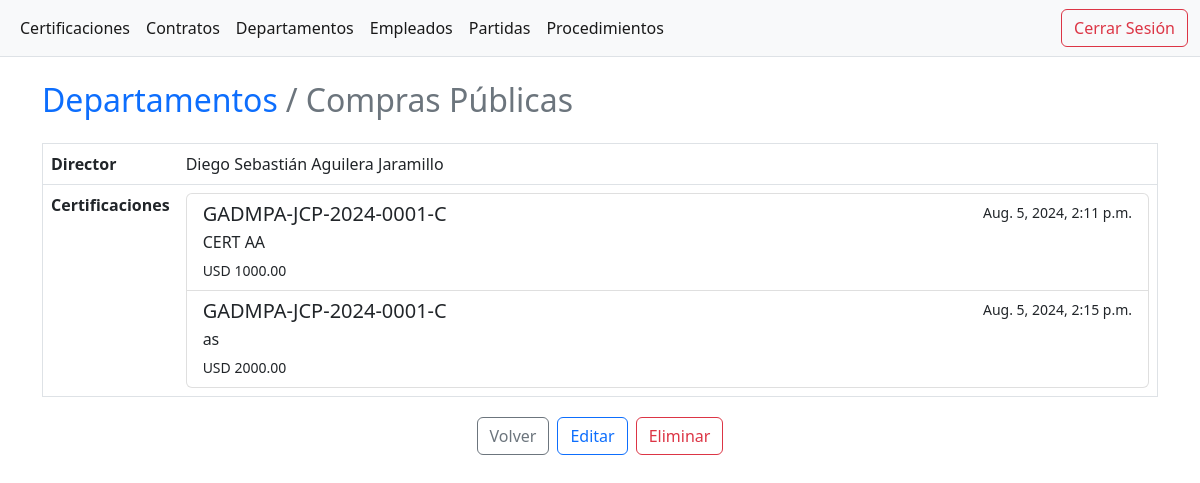
The app's page /department/2/ (signed in) with its own data.
### apps/department/models.py (models this page shows, shortened)
class Department(models.Model):
    name = models.CharField(max_length=255, unique=True)
    director = models.ForeignKey(Employee, on_delete=models.PROTECT)
    class Meta:
        ordering = ["name"]

### apps/employee/models.py (models this page shows, shortened)
class Employee(models.Model):
    ci = models.CharField(primary_key=True, max_length=10)
    first_name = models.CharField(max_length=20)
    middle_name = models.CharField(max_length=20)
    first_last_name = models.CharField(max_length=20)
    middle_last_name = models.CharField(max_length=20)
    email = models.EmailField(max_length=100, unique=True)
    user = models.CharField(max_length=50, unique=True)
    @property
    def full_name(self) -> str:
        return f"{self.first_name} {self.middle_name} {self.first_last_name} {self.middle_last_name}"
    class Meta:
        ordering = ["first_last_name", "middle_last_name",
                    "first_name", "middle_name", "ci"]

### apps/certification/models.py (models this page shows, shortened)
class Certification(AuditModel):
    number = models.CharField(max_length=25)
    department = models.ForeignKey(Department, on_delete=models.PROTECT)
    budget_item = models.ForeignKey(BudgetItem, on_delete=models.PROTECT)
    procedure = models.ForeignKey(Procedure, on_delete=models.PROTECT)
    description = models.TextField()
    budget = models.DecimalField(
        max_digits=20, decimal_places=2, validators=[MinValueValidator(0)])
    class Meta:
        ordering = ["number", "budget_item", "description"]
        unique_together = ["number", "budget_item"]

### apps/department/views.py (the view)
# urls.py: path("<str:pk>/", views.detail_department, name="detail"),
def detail_department(request: HttpRequest, pk: int) -> HttpResponse:
    try:
        department = Department.objects.get(pk=pk)
    except Department.DoesNotExist:
        context = {"message": "Departamento no encontrado"}
        return render(request, "department/list.html", context)
    except Exception as error:
        context = {"Exception": error}
        return render(request, "department/list.html", context)
    else:
        context = {"department": department}
        return render(request, "department/detail.html", context)

### templates/department/detail.html (shortened to what this page needs)
{% extends 'base.html' %}
{% block body %}
  <table class="table border">
    <thead class="table-light">
      <ol class="breadcrumb">
        <li class="breadcrumb-item h2" aria-current="page">
          <a class="text-decoration-none" href="{% url 'department:list' %}">Departamentos</a>
        </li>
        <li class="breadcrumb-item h2 active" aria-current="page">{{ department.name }}</li>
      </ol>
    </thead>
    <tbody>
      <tr>
        <td style="width: 10%">
          <b>Director</b>
        </td>
        <td>{{ department.director.full_name }}</td>
      </tr>
      <tr>
        <td style="width: 10%">
          <b>Certificaciones</b>
        </td>
        <td>
          <div class="list-group">
            {% if department.certification_set.all %}
              {% for certification in department.certification_set.all %}
                <a href="{% url 'certification:detail' certification.pk %}" class="list-group-item list-group-item-action" aria-current="true">
                  <div class="d-flex w-100 justify-content-between">
                    <h5 class="mb-1">{{ certification.number }}</h5>
                    <small>{{ certification.create_at }}</small>
                  </div>
                  <p class="mb-1">{{ certification.description }}</p>
                  <small>USD {{ certification.budget }}</small>
                </a>
              {% endfor %}
            {% else %}
              -
            {% endif %}
          </div>
        </td>
      </tr>
    </tbody>
  </table>
  <div class="d-flex justify-content-center">
    <a href="{% url 'department:list' %}" class="btn m-1 btn-outline-secondary">Volver</a>
    <a href="{% url 'department:update' department.pk %}" class="btn m-1 btn-outline-primary">Editar</a>
    <a href="{% url 'department:delete' department.pk %}" class="btn m-1 btn-outline-danger">Eliminar</a>
  </div>
{% endblock %}

### records on screen
Department: name "Compras Públicas", director.full_name "Diego Sebastián Aguilera Jaramillo"
Certification: number "GADMPA-JCP-2024-0001-C", create_at "Aug. 5, 2024, 2:11 p.m.", description "CERT AA", budget "1000.00"
Certification: number "GADMPA-JCP-2024-0001-C", create_at "Aug. 5, 2024, 2:15 p.m.", description "as", budget "2000.00"
